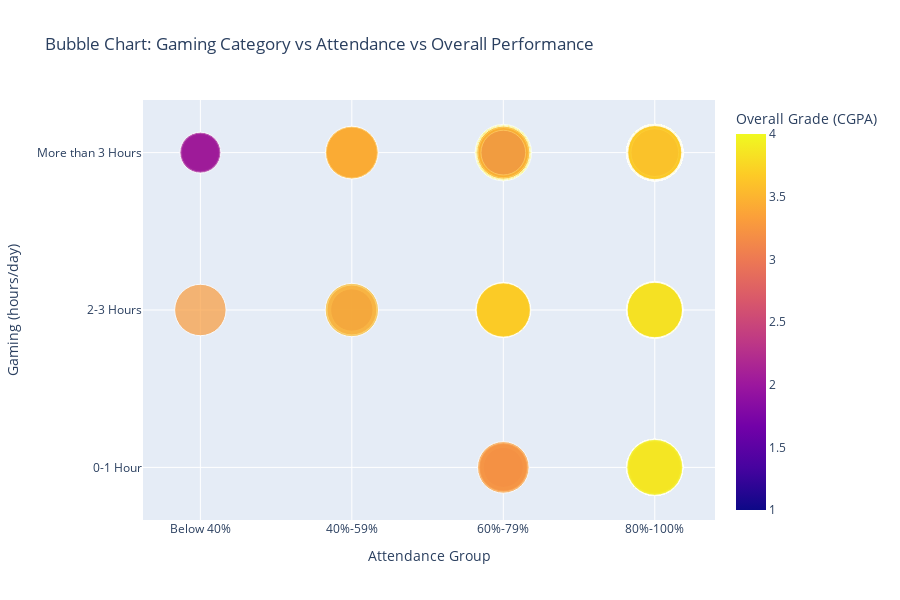

This figure's notebook cell:
### Markdown cell above
**3.2.3 Argument 3 voor perspectief 2**

De bubble chart toont het verband tussen dagelijkse gametijd, schoolaanweziheid en cijfers (CGPA). Uit deze visualisatie blijkt duidelijk dat meer gamen samenhangt met lagere studieprestaties.

### Code cell
df3_clean = df3[["Gaming", "Attendance", "Overall"]].dropna().copy()

# Omgekeerde logische volgorde voor 'Gaming' (hoogste bovenaan)
gaming_order = ["More than 3 Hours", "2-3 Hours", "0-1 Hour"]
df3_clean = df3_clean[df3_clean["Gaming"].isin(gaming_order)]
df3_clean["Gaming"] = pd.Categorical(df3_clean["Gaming"], categories=gaming_order, ordered=True)

# Gewenste volgorde voor 'Attendance'
attendance_order = ["Below 40%", "40%-59%", "60%-79%", "80%-100%"]
df3_clean = df3_clean[df3_clean["Attendance"].isin(attendance_order)]
df3_clean["Attendance"] = pd.Categorical(df3_clean["Attendance"], categories=attendance_order, ordered=True)

# Bubble chart aanmaken
fig = px.scatter(
    df3_clean,
    x="Attendance",
    y="Gaming",
    size="Overall",
    color="Overall",
    title="Bubble Chart: Gaming Category vs Attendance vs Overall Performance",
    labels={
        "Attendance": "Attendance Group",
        "Gaming": "Gaming (hours/day)",
        "Overall": "Overall Grade (CGPA)"
    },
    category_orders={
        "Attendance": attendance_order,
        "Gaming": gaming_order
    },
    size_max=40,
    height=600
)

fig.show()

### Figure 1 — Plotly figure (JSON) as saved in the notebook; plotly's stock layout.template omitted (floating-point values rounded to 4 significant figures; data arrays with more than 128 entries replaced by an {"elided": "..."} marker saying what was removed)
{"data": [{"hovertemplate": "Attendance Group=%{x}<br>Gaming (hours/day)=%{y}<br>Overall Grade (CGPA)=%{marker.color}<extra></extra>", "legendgroup": "", "marker": {"color": {"elided": "493 float values"}, "coloraxis": "coloraxis", "size": {"elided": "493 float values"}, "sizemode": "area", "sizeref": 0.0025, "symbol": "circle"}, "mode": "markers", "name": "", "orientation": "v", "showlegend": false, "type": "scatter", "x": {"elided": "493 str values"}, "xaxis": "x", "y": {"elided": "493 str values"}, "yaxis": "y"}], "layout": {"coloraxis": {"colorbar": {"title": {"text": "Overall Grade (CGPA)"}}, "colorscale": [[0, "#0d0887"], [0.1111, "#46039f"], [0.2222, "#7201a8"], [0.3333, "#9c179e"], [0.4444, "#bd3786"], [0.5556, "#d8576b"], [0.6667, "#ed7953"], [0.7778, "#fb9f3a"], [0.8889, "#fdca26"], [1, "#f0f921"]]}, "height": 600, "legend": {"itemsizing": "constant", "tracegroupgap": 0}, "title": {"text": "Bubble Chart: Gaming Category vs Attendance vs Overall Performance"}, "xaxis": {"anchor": "y", "categoryarray": ["Below 40%", "40%-59%", "60%-79%", "80%-100%"], "categoryorder": "array", "domain": [0, 1], "title": {"text": "Attendance Group"}}, "yaxis": {"anchor": "x", "categoryarray": ["0-1 Hour", "2-3 Hours", "More than 3 Hours"], "categoryorder": "array", "domain": [0, 1], "title": {"text": "Gaming (hours/day)"}}}}
